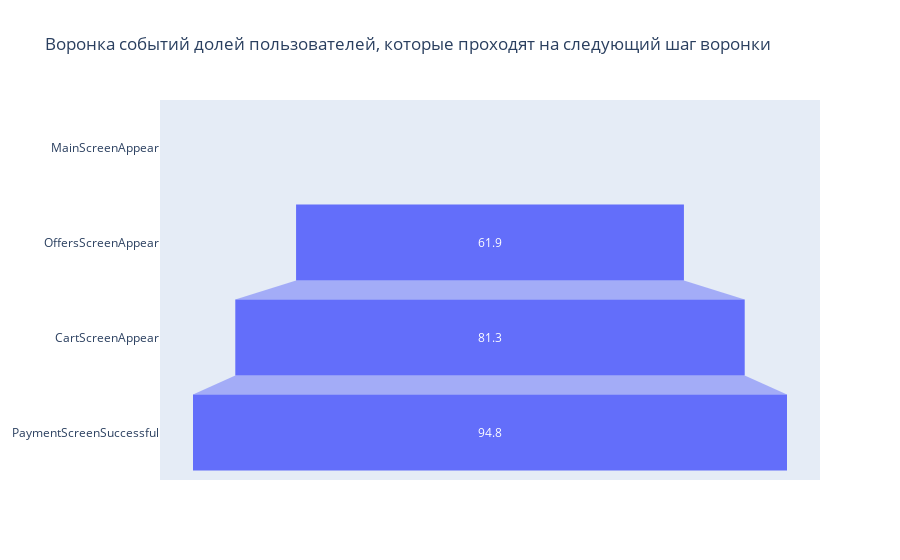

Notebook cell for this chart:
### Code cell
# построим воронки событий долей пользователей, которые проходят на следующий шаг
fig = go.Figure(go.Funnel(
    y = funnel_sales['event_name'],
    x = funnel_sales['device_share_passes, %'],
    textposition = 'inside'))
fig.update_layout(title_text='Воронка событий долей пользователей, которые проходят на следующий шаг воронки')
fig.show()
pio.write_html(fig, file='figure.html', auto_open=True)

### Figure 1 — Plotly figure (JSON) as saved in the notebook; plotly's stock layout.template omitted (floating-point values rounded to 4 significant figures)
{"data": [{"textposition": "inside", "type": "funnel", "x": [null, 61.9, 81.3, 94.8], "y": ["MainScreenAppear", "OffersScreenAppear", "CartScreenAppear", "PaymentScreenSuccessful"]}], "layout": {"title": {"text": "Воронка событий долей пользователей, которые проходят на следующий шаг воронки"}}}
